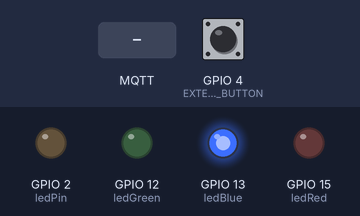
Simulated run of this sketch. Board: ESP8266 (NodeMCU). Shown: output pins drawn as LEDs (lit = HIGH). The inputs (shaded band) are chosen by the test bench; at power-on: GPIO 4 (EXTERNAL_BUTTON) HIGH. WiFi joins after 1.5 s; servers stay silent unless stated; no MQTT or app messages arrive unless stated; what the sketch prints to the serial monitor is not drawn.

Above: at 2.7 s.
2.8 s: MQTT message "2H" arrives on the first subscribed topic
At 3.4 s:
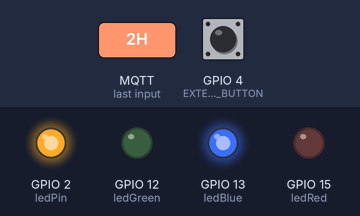
4.3 s: MQTT message "12L" arrives on the first subscribed topic
At 4.6 s:
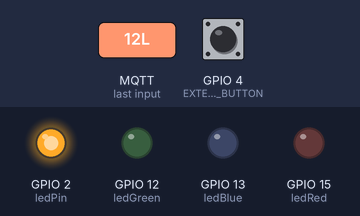
5.8 s: MQTT message "2L" arrives on the first subscribed topic
At 7.0 s:
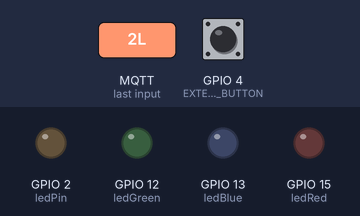
7.3 s: MQTT message "13H" arrives on the first subscribed topic
At 8.1 s:
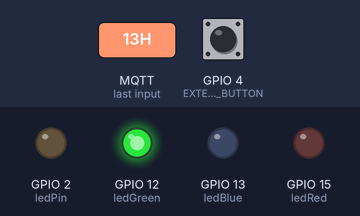
8.8 s: MQTT message "12H" arrives on the first subscribed topic
At 9.2 s:
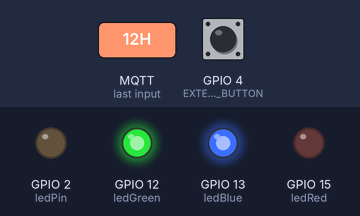
10.3 s: MQTT message "15H" arrives on the first subscribed topic
At 11.6 s:
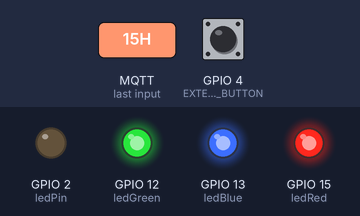
Timing chart, 0 to 12.8 s (numbered marks = the images above; inputs shaded):
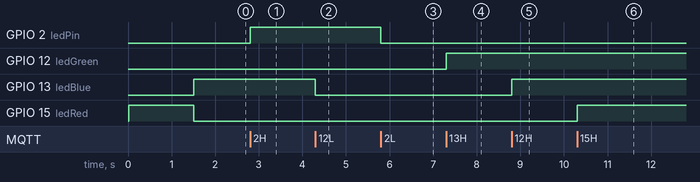

Measured:
- after the input at 2.8 s, GPIO 2 (ledPin): LOW → HIGH at once
- after the input at 4.3 s, GPIO 13 (ledBlue): HIGH → LOW at once
- after the input at 5.8 s, GPIO 2 (ledPin): HIGH → LOW at once
- after the input at 7.3 s, GPIO 12 (ledGreen): LOW → HIGH at once
- after the input at 8.8 s, GPIO 13 (ledBlue): LOW → HIGH at once
- after the input at 10.3 s, GPIO 15 (ledRed): LOW → HIGH at once

The sketch:

esp8266_MQTTClient_01.ino
```cpp
// Based on https://www.baldengineer.com/mqtt-tutorial.html
//
// https://wiki.binefa.cat

#include <EEPROM.h>
#include <ESP8266WiFi.h>
#include <PubSubClient.h>
#include <Wire.h>

#define EXTERNAL_BUTTON 4

// Connect to the WiFi
const char* ssid = "IoT-eCat_RPi";
const char* password = "clotClot";
const char* mqtt_server = "popotamo.binefa.cat";
const int mqtt_port = 1888; // normally 1883
//const char* mqtt_server = "test.mosquitto.org";
//const int mqtt_port = 1883; // normally 1883

WiFiClient espClient;
PubSubClient client(espClient);

const byte ledPin = 2, ledRed = 15, ledGreen = 12, ledBlue = 13;
const byte button = EXTERNAL_BUTTON;

void callback(char* topic, byte* payload, unsigned int length) {
  String szRx = "";

  Serial.print("Message arrived [");
  Serial.print(topic);
  Serial.print("] ");
  for (int i = 0; i < length; i++) {
    char receivedChar = (char)payload[i];
    szRx += receivedChar;
    /*Serial.print(receivedChar);
      if (receivedChar == '0'){
      // ESP8266 Huzzah outputs are "reversed"
      digitalWrite(ledPin, HIGH);
      client.publish("outTopic", "I've got a 0");
      }
      if (receivedChar == '1'){
      digitalWrite(ledPin, LOW);
      client.publish("outTopic", "I've got a 1");
      }*/
  }
  Serial.println(szRx);
  if (szRx == "2L") digitalWrite(ledPin, LOW);
  if (szRx == "2H") digitalWrite(ledPin, HIGH);
  if (szRx == "12L") digitalWrite(ledBlue, LOW);
  if (szRx == "12H") digitalWrite(ledBlue, HIGH);
  if (szRx == "13L") digitalWrite(ledGreen, LOW);
  if (szRx == "13H") digitalWrite(ledGreen, HIGH);
  if (szRx == "15L") digitalWrite(ledRed, LOW);
  if (szRx == "15H") digitalWrite(ledRed, HIGH);
}


void reconnect() {
  // Loop until we're reconnected
  while (!client.connected()) {
    Serial.print("Attempting MQTT connection...");
    // Attempt to connect
    if (client.connect("ESP8266 Client")) {
      Serial.println("connected");
      // ... and subscribe to topic
      client.subscribe("/witty/led");
    } else {
      Serial.print("failed, rc=");
      Serial.print(client.state());
      Serial.println(" try again in 5 seconds");
      // Wait 5 seconds before retrying
      delay(5000);
    }
  }
}

void setup_wifi() {
  delay(10);
  // We start by connecting to a WiFi network
  Serial.println();
  Serial.print("Connecting to ");
  Serial.println(ssid);

  WiFi.begin(ssid, password);

  digitalWrite(ledRed, HIGH);
  digitalWrite(ledBlue, LOW);
  while (WiFi.status() != WL_CONNECTED) {
    delay(500);
    Serial.print(".");
  }
  digitalWrite(ledRed, LOW);
  digitalWrite(ledBlue, HIGH);

  Serial.println("");
  Serial.println("WiFi connected");
  Serial.println("IP address: ");
  Serial.println(WiFi.localIP());
}

void setup() {
  Serial.begin(115200);
  pinMode(ledPin, OUTPUT);
  pinMode(ledRed, OUTPUT);
  pinMode(ledGreen, OUTPUT);
  pinMode(ledBlue, OUTPUT);
  pinMode(button, INPUT);

  setup_wifi();
  client.setServer(mqtt_server, mqtt_port);
  client.setCallback(callback);
}

void loop() {
  boolean bButtonState = !digitalRead(EXTERNAL_BUTTON);
  static boolean bLastButtonState = bButtonState;

  if (!client.connected()) {
    reconnect();
  }

  if (bButtonState != bLastButtonState) {
    bLastButtonState = bButtonState;
    delay(50);
    if (bButtonState)
      client.publish("/witty/boto", "Botó GPIO4 NO premut");
    else
      client.publish("/witty/boto", "Botó GPIO4 ÉS premut");
  }
  client.loop();
}
```
